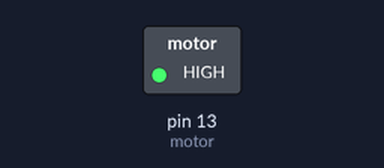
This sketch was run on a simulated Arduino Uno, built with avr-gcc and run on an emulated ATmega328P. Parts: switched loads named in the sketch (green lamp = pin HIGH).

Above: at 0.1 s.
Timing chart, 0 to 1.6 s (numbered marks = the images above):
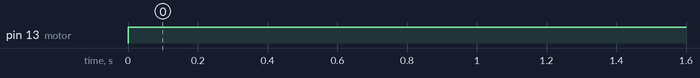

The sketch:

dc_test.ino
```cpp
//Motor 1
const int motor = 13;
//This will run only one time.
void setup(){
    pinMode(motor, OUTPUT);
}


void loop(){
    digitalWrite(motor, HIGH);
}
```

Measured:
- by itself, pin 13 (motor): LOW → HIGH at 0.00 s
